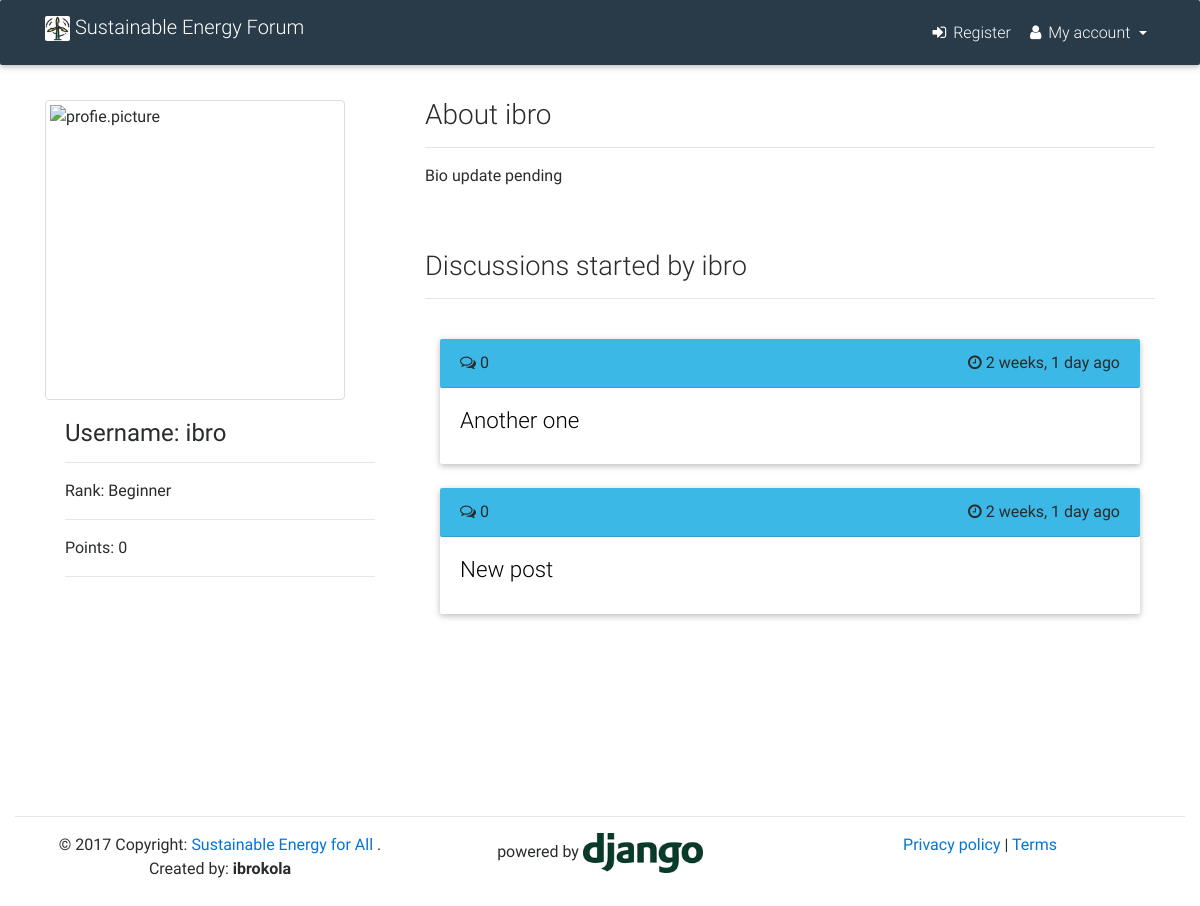
The app's page /u/profile/ibro/, older data.
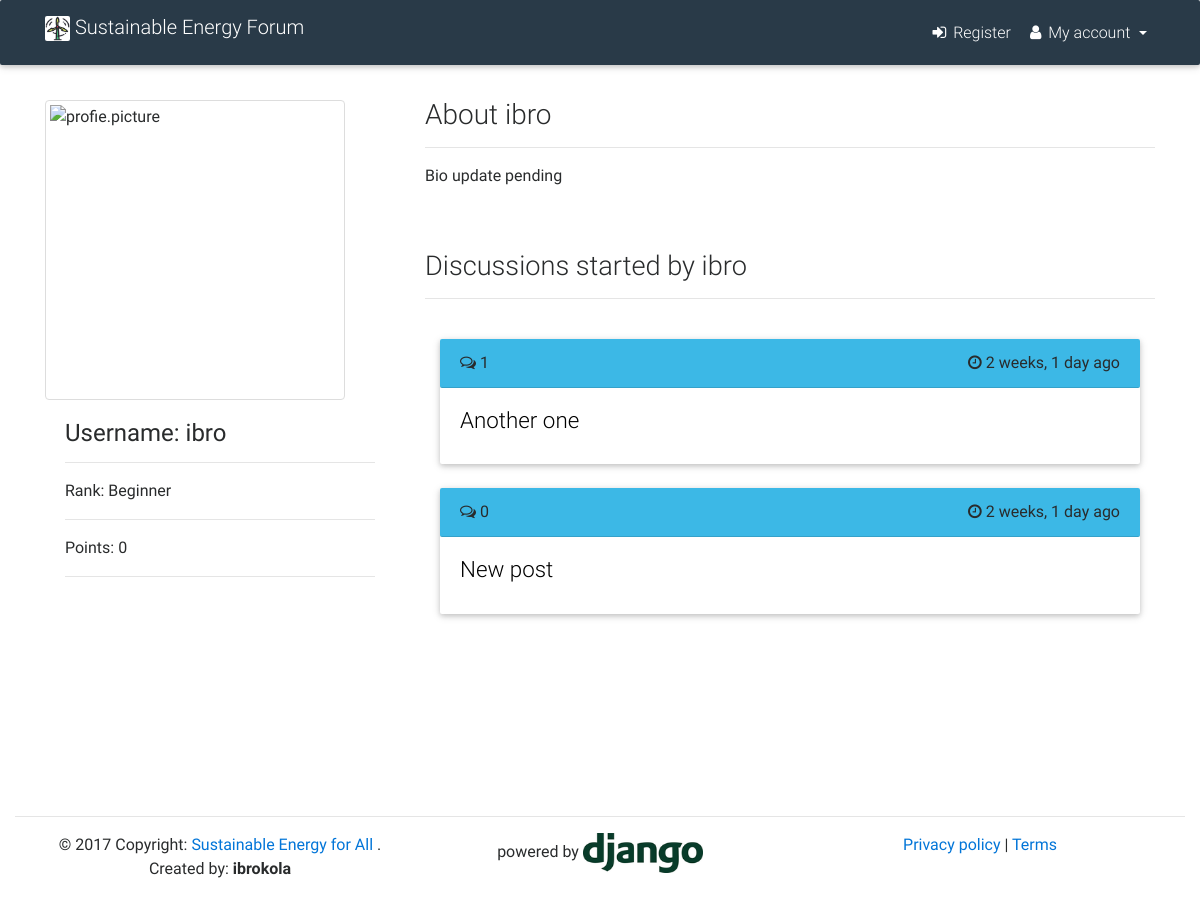
The same page, newer data.
### forum/models.py (models this page shows, shortened)
class Votable(models.Model):
    class Meta:
        abstract = True
    votes = GenericRelation(Vote)
    author = models.ForeignKey(User, on_delete=models.PROTECT)
    upvotes = models.IntegerField(default=0)
    downvotes = models.IntegerField(default=0)
    flags = models.IntegerField(default=0)

class Post(Votable):
    class Meta:
        db_table = "posts"
        index_together = [
            ["submission_time",],
        ]
    objects = PostsManager()
    title = models.CharField(max_length=500)
    slug = models.SlugField(max_length=500,null=True, blank=True)
    text = models.TextField(max_length=8192, blank=True)
    submission_time = models.DateTimeField(auto_now_add=True)
    num_comments = models.IntegerField(default=0)
    def get_absolute_url(self):
        return reverse('forum:discussion', kwargs={"post_id": self.pk})
    def __str__(self):
        return self.title

### profiles/views.py (the view)
# urls.py: url(r'^profile/(?P<username>[\w.@+-]+)/$', ProfileView.as_view(), name='profile_view'),
class ProfileView(View):
    def get(self, request, username, *args, **kwargs):
        user = get_object_or_404(User, username=username)
        post_list = Post.objects.filter(author__username__iexact=user.username).order_by('-submission_time')
        paginator = Paginator(post_list, 10)
        page = request.GET.get('page')
        try:
            post = paginator.page(page)
        except PageNotAnInteger:
             post = paginator.page(1)
        except EmptyPage:
             post = paginator.page(paginator.num_pages)
        profile = Profile.objects.get(user=user)
        template = 'profiles/profile_view.html'
        context = {
            'profile': profile,
            'post': post
            }
        return render(request, template, context)

### users/models.py (called while the page is built)
    def __str__(self):              # __unicode__ on Python 2
        return self.username

### templates/profiles/profile_view.html (shortened to what this page needs)
{% extends 'base.html' %}
{% load static %}
{% load humanize %}
{% block pagecss %}
<link href="{% static 'css/mdb.css' %}" rel="stylesheet">
{% endblock %}
{% block content %}
<div class="container-fluid" style="padding-top: 100px;"></div>
<div class="container">
	<div class="row">
		<div class="col-sm-6 col-md-4">
			<section class="wow fadeIn">
			         <div class="">
			        {% if profile.image %}
			            <img src="{{ profile.image.url }}" class="img-fluid img-thumbnail" width="350" height="300" alt="profie.picture">
			        {% else %}
			        	<img src="http://www.sbsc.in/images/dummy-profile-pic.png" class="img-fluid img-thumbnail" width="300" height="300" alt="profie.picture">
			        {% endif %}
			        </div>
			        <div class="card-block">
			            <h4 class="card-title"><strong>Username: {{ profile.user.username }}</strong></h4>
						<hr>
						<p>Rank: {{ profile.rank }}</p>
						<hr>
						<p>Points: {{ profile.user.score }}</p>
						<hr>
						<br>
			</section>
			<br>
		</div>
		<div class="col-sm-6 col-md-8">
            <h3>About {{ profile.user }}</h3>
            <hr>
            {% if profile.bio %}
                <p>{{ profile.bio }}</p>
            {% else %}
                <p>Bio update pending</p>
            {% endif %}
			<br>
			<br>
			<h3 class="h3-responsive">Discussions started by {{ profile.user.username }}</h3>
			<hr>
			<br>
			<div class="col-sm-12">
			{% if post %}
				{% for item in post %}
				<div class="card">
					<div class="card-header">
						<i class="fa fa-comments-o"></i> {{  item.num_comments }}  <span class="float-right"><i class="fa fa-clock-o"></i> {{  item.submission_time | naturaltime }}</span>
					</div>
					<div class="card-block">
						<a href="{{ item.get_absolute_url }}">
							<h4 class="card-title h4-responsive" style="color: black;">{{ item }}</h4>
						</a>
					</div>
				</div>
				<br>
				{% endfor %}
			{% else %}
				<p>No post yet</p>
			{% endif %}
			<br>
			<br>
			</div>
		</div>
		<br>
		<br>
	</div>
</div>
{% endblock %}

Row changes from the older to the newer data that the page shows:
changed Post "Another one": num_comments "0" → "1"
